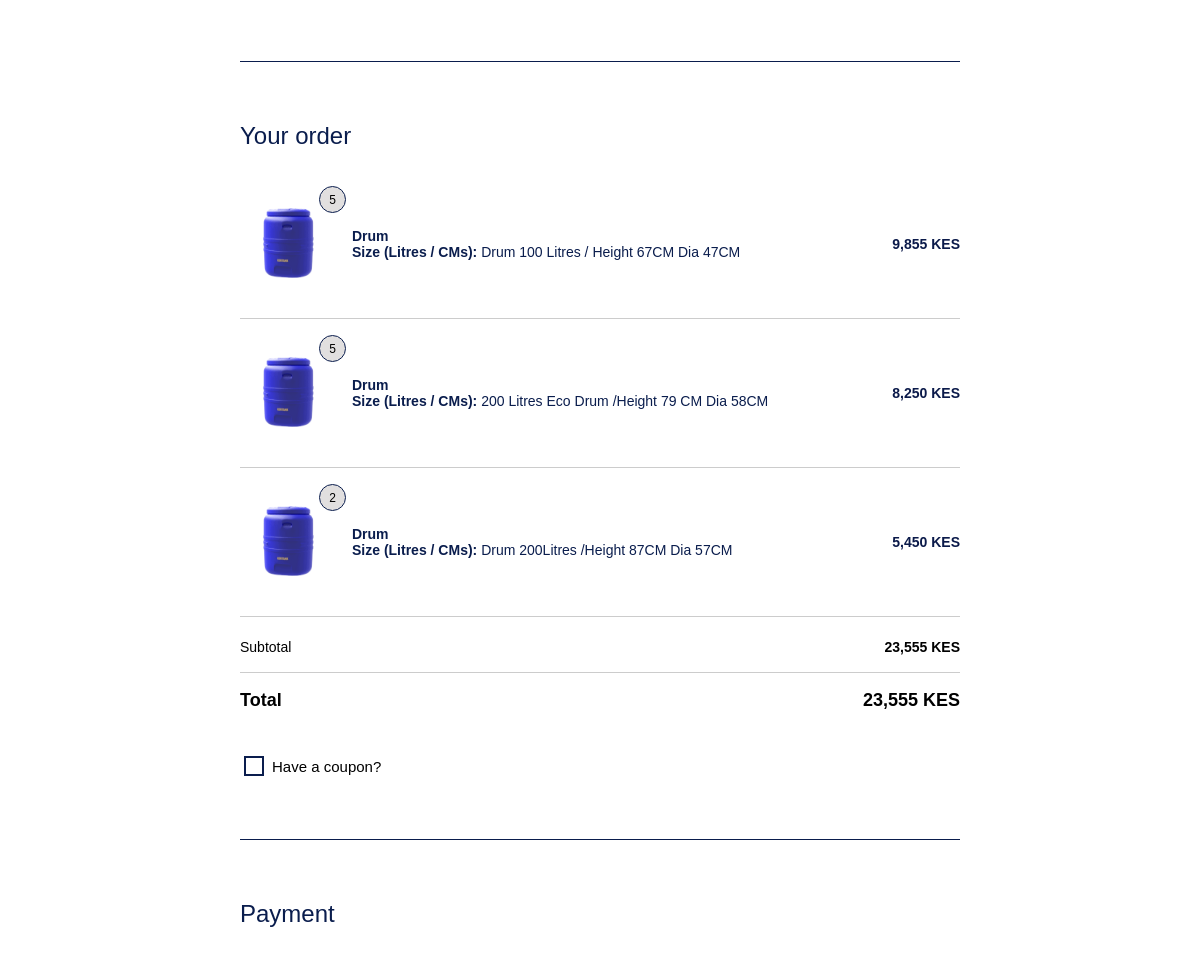
The page /checkout/ (signed in, middle part) on the database as committed earlier.
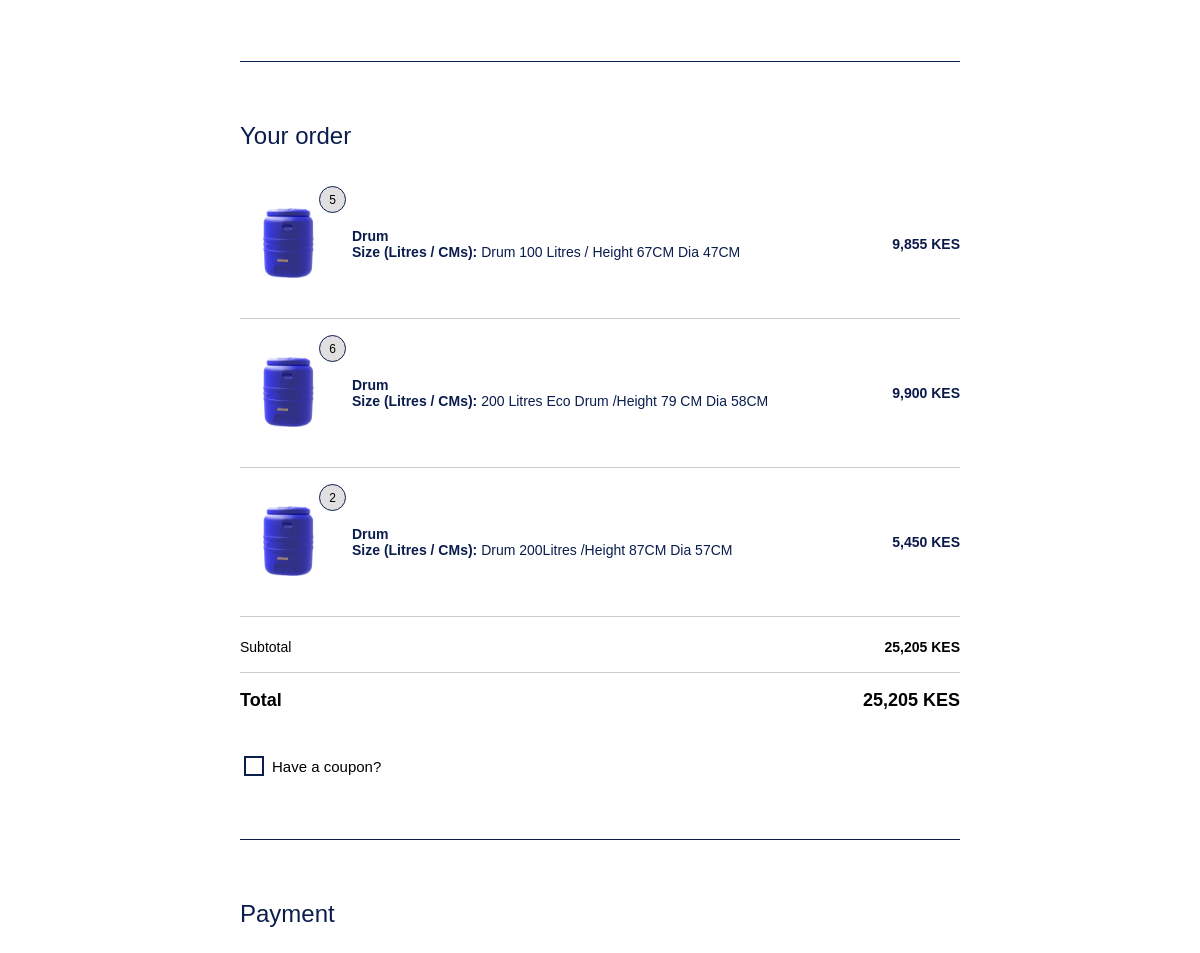
The same page on the database as committed later.
### shop/models.py (models this page shows, shortened)
class CartItem(models.Model):
    user = models.ForeignKey(User, on_delete=models.CASCADE, null=True, blank=True)
    product = models.ForeignKey(Product, on_delete=models.CASCADE)
    option = models.ForeignKey(ProductOption, on_delete=models.SET_NULL, null=True, blank=True)
    price = models.DecimalField(max_digits=10, decimal_places=2)
    quantity = models.PositiveIntegerField(default=1)
    class Meta:
        unique_together = ('user', 'product', 'option')

class Product(models.Model):
    CATEGORY_CHOICES = [
        ("water_tanks", "Water Tanks & Storage"),
        ("sanitation", "Sanitation"),
        ("agriculture", "Agriculture"),
        ("material_handling", "Material Handling"),
        ("water_supply", "Water Supply & Accessories"),
        ("special_products", "Special Products"),
    ]
    TYPE_CHOICES = [
        ("viable", "Viable"),
        ("simple", "Simple"),
    ]
    brochure = models.FileField(
        upload_to="brochures/",
        blank=True,
        null=True,
        help_text="Upload product brochure (PDF recommended)"
    )
    name = models.CharField(max_length=200)
    slug = models.SlugField(unique=True)
    category = models.CharField(max_length=50, choices=CATEGORY_CHOICES)
    price = models.DecimalField(max_digits=10, decimal_places=2)
    type = models.CharField(max_length=20, choices=TYPE_CHOICES)
    quantity = models.IntegerField(default=0)
    image = models.ImageField(upload_to="products/")
    short_description = models.CharField(
        max_length=300,
        blank=True,
        null=True,
        help_text="Brief summary shown on product cards or listings."
    )
    description = models.TextField(blank=True, null=True)
    stock_status = models.BooleanField(default=True)
    offers_delivery = models.BooleanField(
        default=False,
        help_text="Check this if this product requires delivery & shipping zone selection"
    )

class ProductOption(models.Model):
    product = models.ForeignKey(
        Product,
        on_delete=models.CASCADE,
        related_name="options"
    )
    name = models.CharField(max_length=200)  # e.g. "200 Litres"
    price = models.DecimalField(max_digits=10, decimal_places=2)
    stock = models.IntegerField(default=0)
    image = models.ImageField(
        upload_to="products/options/",
        blank=True,
        help_text="Optional image for this size/option"
    )

### shop/views.py (the view, shortened to what this page needs)
# urls.py: path('checkout/', views.checkout, name='checkout'),
def checkout(request):
    user = request.user if request.user.is_authenticated else None
    cart_items = CartItem.objects.filter(user=user)
    if not cart_items.exists():
        messages.warning(request, "Your cart is empty.")
        return redirect('cart')
    total = Decimal("0.00")
    for item in cart_items:
        item.line_total = item.price * item.quantity  # calculate line total
        total += item.line_total  # add to total
    return render(request, "checkout.html", {
        "cart_items": cart_items,
        "total": total,
    })

### shop/templates/checkout.html (shortened to what this page needs)
{% load humanize %}
{% load static %}
<!doctype html>
<html lang="en">
<head>
    <link rel="stylesheet" href="{% static 'assets/css/checkout.css' %}">
    <link rel="stylesheet" href="https://cdn.jsdelivr.net/npm/bootstrap-icons@1.13.1/font/bootstrap-icons.min.css">
</head>
<body>
    {% include 'navbar.html' %}
<main class="checkout-wrapper">
    <form method="post" class="checkout-form">
        <hr class="divider">
        <section class="order-summary">
    <h2>Your order</h2>
    {% for item in cart_items %}
    <div class="order-row">
        <div class="order-left">
            <div class="order-image-wrapper">
                <img src="{{ item.product.image.url }}" class="order-img">
                <span class="order-qty-badge">{{ item.quantity }}</span>
            </div>
            <div class="order-info">
                <strong>{{ item.product.name }}</strong>
                {% if item.option %}
                    <div class="meta">
                        <strong>Size (Litres / CMs):</strong> {{ item.option.name }}
                    </div>
                {% endif %}
            </div>
        </div>
        <div class="order-price">
            {{ item.line_total|floatformat:0|intcomma }} KES
        </div>
    </div>
        <hr style="border: 0; border-top: 1px solid #cccccc; margin: 10px 0;">
    {% endfor %}
    <div class="summary-row">
        <span>Subtotal</span>
        <strong>{{ total|floatformat:0|intcomma }} KES</strong>
    </div>
        <hr style="border: 0; border-top: 1px solid #cccccc; margin: 5px 0;">
    <div class="summary-total">
        <strong>Total</strong>
        <strong>{{ total|floatformat:0|intcomma }} KES</strong>
    </div>
</section>
        <div class="extra-options">
            <label class="checkbox">
                <input type="checkbox" name="create_account">
                Have a coupon?
            </label>
        </div>
        <hr class="divider">
        <section class="payment">
            <h2>Payment</h2>
        </section>
    </form>
</main>
</body>
</html>

Rows that differ between the two databases and show on the page:
changed CartItem "200 Litres Eco Drum /Height 79 CM Dia 58CM": quantity "5" → "6"; line_total "8,250" → "9,900"
Other text that changed with them:
{{ total|floatformat:0|intcomma }}: "23,555" → "25,205"
